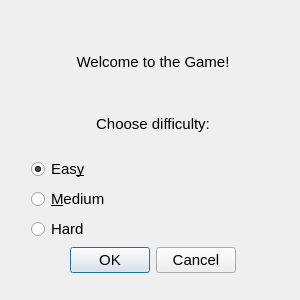
<?xml version="1.0" encoding="UTF-8"?>
<ui version="4.0">
 <class>Dialog</class>
 <widget class="QDialog" name="Dialog">
  <property name="geometry">
   <rect>
    <x>0</x>
    <y>0</y>
    <width>300</width>
    <height>300</height>
   </rect>
  </property>
  <property name="minimumSize">
   <size>
    <width>300</width>
    <height>300</height>
   </size>
  </property>
  <property name="maximumSize">
   <size>
    <width>300</width>
    <height>300</height>
   </size>
  </property>
  <property name="windowTitle">
   <string>Hungry Owl</string>
  </property>
  <widget class="QWidget" name="verticalLayoutWidget">
   <property name="geometry">
    <rect>
     <x>20</x>
     <y>23</y>
     <width>266</width>
     <height>261</height>
    </rect>
   </property>
   <layout class="QVBoxLayout" name="verticalLayout">
    <item>
     <widget class="QLabel" name="label">
      <property name="font">
       <font>
        <pointsize>11</pointsize>
       </font>
      </property>
      <property name="text">
       <string>Welcome to the Game!</string>
      </property>
      <property name="alignment">
       <set>Qt::AlignCenter</set>
      </property>
     </widget>
    </item>
    <item>
     <widget class="QLabel" name="label_2">
      <property name="font">
       <font>
        <pointsize>11</pointsize>
       </font>
      </property>
      <property name="text">
       <string>Choose difficulty:</string>
      </property>
      <property name="alignment">
       <set>Qt::AlignCenter</set>
      </property>
     </widget>
    </item>
    <item>
     <widget class="QRadioButton" name="radioButton">
      <property name="font">
       <font>
        <pointsize>11</pointsize>
       </font>
      </property>
      <property name="text">
       <string>Eas&amp;y</string>
      </property>
      <property name="checked">
       <bool>true</bool>
      </property>
     </widget>
    </item>
    <item>
     <widget class="QRadioButton" name="radioButton_2">
      <property name="font">
       <font>
        <pointsize>11</pointsize>
       </font>
      </property>
      <property name="text">
       <string>&amp;Medium</string>
      </property>
      <property name="checkable">
       <bool>true</bool>
      </property>
      <property name="checked">
       <bool>false</bool>
      </property>
     </widget>
    </item>
    <item>
     <widget class="QRadioButton" name="radioButton_3">
      <property name="font">
       <font>
        <pointsize>11</pointsize>
       </font>
      </property>
      <property name="text">
       <string>Hard</string>
      </property>
     </widget>
    </item>
    <item>
     <widget class="QDialogButtonBox" name="buttonBox">
      <property name="enabled">
       <bool>true</bool>
      </property>
      <property name="font">
       <font>
        <pointsize>11</pointsize>
       </font>
      </property>
      <property name="orientation">
       <enum>Qt::Horizontal</enum>
      </property>
      <property name="standardButtons">
       <set>QDialogButtonBox::Cancel|QDialogButtonBox::Ok</set>
      </property>
      <property name="centerButtons">
       <bool>true</bool>
      </property>
     </widget>
    </item>
   </layout>
  </widget>
 </widget>
 <layoutdefault spacing="6" margin="11"/>
 <resources/>
 <connections>
  <connection>
   <sender>buttonBox</sender>
   <signal>rejected()</signal>
   <receiver>Dialog</receiver>
   <slot>close()</slot>
   <hints>
    <hint type="sourcelabel">
     <x>150</x>
     <y>265</y>
    </hint>
    <hint type="destinationlabel">
     <x>149</x>
     <y>149</y>
    </hint>
   </hints>
  </connection>
  <connection>
   <sender>buttonBox</sender>
   <signal>accepted()</signal>
   <receiver>Dialog</receiver>
   <slot>close()</slot>
   <hints>
    <hint type="sourcelabel">
     <x>152</x>
     <y>265</y>
    </hint>
    <hint type="destinationlabel">
     <x>149</x>
     <y>149</y>
    </hint>
   </hints>
  </connection>
 </connections>
</ui>
